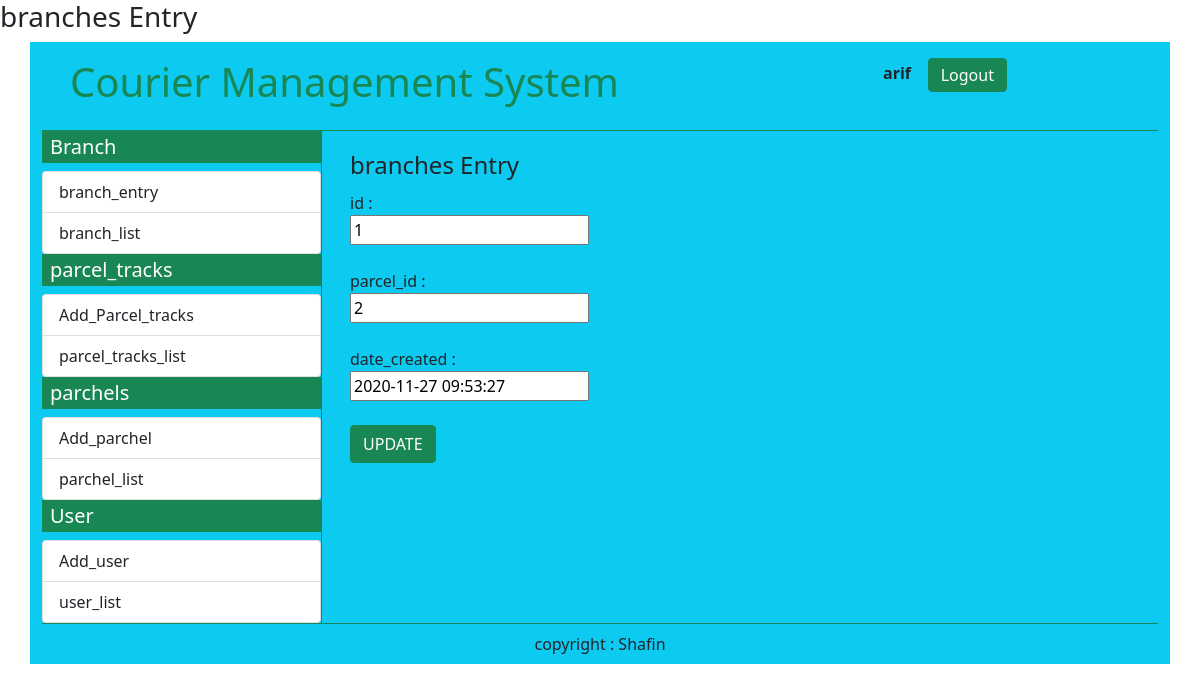
Page /admin/edit_parcel_tracks.php?id=1 (signed in) on the committed database.
### tables this page shows
CREATE TABLE `parcel_tracks` (
  `id` int(30) NOT NULL,
  `parcel_id` int(30) NOT NULL,
  `date_created` datetime NOT NULL DEFAULT current_timestamp()
);

### admin/edit_parcel_tracks.php (the view, shortened to what this page needs)
<?php
require('dbconfig.php');
	$user_first_name = $_SESSION['name'];
	if(!empty($user_first_name)){
?>
<!DOCTYPE html>
<html lang="en">
    <head>
    </head>
    <link href="https://cdn.jsdelivr.net/npm/bootstrap@5.0.2/dist/css/bootstrap.min.css" rel="stylesheet">
    <link rel="stylesheet" href="https://use.fontawesome.com/releases/v5.15.4/css/all.css"/>
    <body>
        <h3>branches Entry</h3>
        <div class="container bg-info">
        <div class="container-fluid border-bottom border-success">
        <?php include "partial/top_bar.php" ?>
            </div>
            <div class="container-fluid">
                <div class="row">
                    <div class="col-sm-3 .bg-success p-0 m-0">
<?php include "partial/left_bar.php" ?>
                    </div>
                    <div class="col-sm-9 border-start border-success">
                    <div class="container p-2 m-2">
                    <?php
                            $id = $_REQUEST['id'];
                            $sql = $db->query("SELECT * FROM parcel_tracks WHERE id='$id'");
                                $row = $sql->fetch_assoc();
                            ?>
    <legend>branches Entry</legend>
    <form action="" method="post">
    id : <br>
        <input type="text" name="id" value="<?php echo $row['id']  ?>"><br><br>
        parcel_id : <br>
        <input type="text" name="parcel_id" value="<?php echo $row['parcel_id']  ?>"><br><br>
        date_created : <br>
        <input type="text" name="date_created" value="<?php echo $row['date_created']  ?>"><br><br>
        <input type="submit" name="submit" value="UPDATE" class="btn btn-success">
    </form>
    </div>
                    </div>
                </div>
            </div>
            <div class="container-fluid border-top border-success">
                <?php include "partial/footer.php" ?>
            </div>
    </div>
</body>
</html>
<?php
}else{
	header('location:login.php');
}
?>

### rows in the picture
parcel_tracks: id "1", parcel_id "2", date_created "2020-11-27 09:53:27"

### other values in the picture
$user_first_name "arif"
